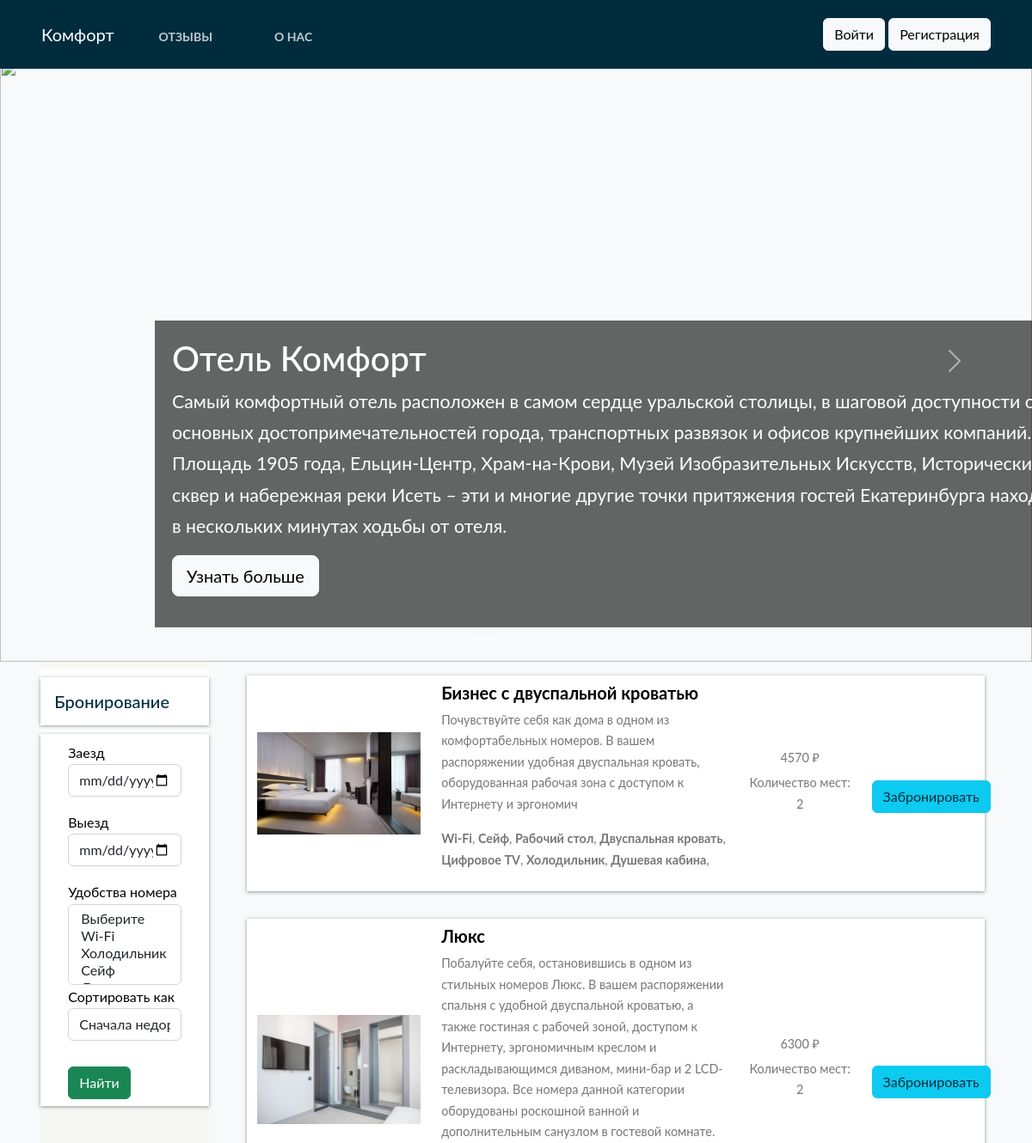
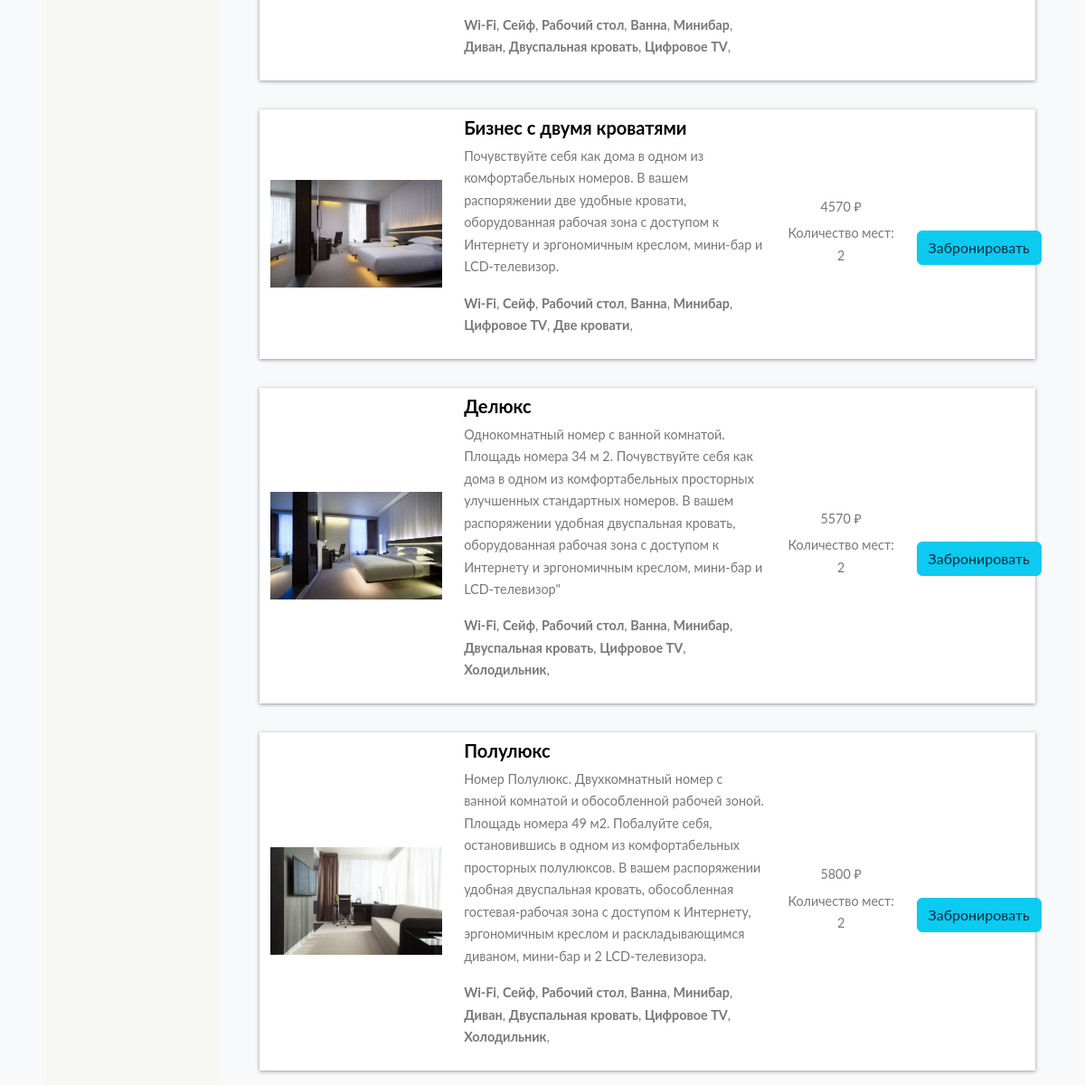
The page / on the database its author committed (2 pictures, top to bottom).
### home/models.py (models this page shows, shortened)
class BaseModel(models.Model):
    uid = models.UUIDField(default=uuid.uuid4   , editable=False , primary_key=True)
    created_at = models.DateField(auto_now_add=True)
    updated_at = models.DateField(auto_now_add=True)
    class Meta:
        abstract = True

class Hotel(BaseModel):
    hotel_name = models.CharField(max_length=100)
    hotel_price = models.IntegerField()
    description = models.TextField(max_length=500)
    amenities = models.ManyToManyField(Amenities)
    room_count = models.IntegerField(default=1)
    people_capacity = models.IntegerField(default=0)

class HotelImages(BaseModel):
    hotel= models.ForeignKey(Hotel ,related_name="images", on_delete=models.CASCADE)
    images = models.ImageField(upload_to="hotels")

class Amenities(BaseModel):
    amenity_name = models.CharField(max_length=100)

### home/views.py (the view)
# urls.py: path('', home, name='home'),
def home(request):
    amenities_objs = Amenities.objects.all()
    hotels_objs = Hotel.objects.all()
    sort_by = request.GET.get('sort_by')
    search = request.GET.get('search')
    amenities = request.GET.getlist('amenities')
    print(amenities)
    if sort_by:
        if sort_by == 'ASC':
            hotels_objs = hotels_objs.order_by('hotel_price')
        elif sort_by == 'DSC':
            hotels_objs = hotels_objs.order_by('-hotel_price')
    if search:
        hotels_objs = hotels_objs.filter(
            Q(hotel_name__icontains = search) |
            Q(description__icontains = search) )
    if len(amenities):
        hotels_objs = hotels_objs.filter(amenities__amenity_name__in = amenities).distinct()
    context = {'amenities_objs' : amenities_objs , 'hotels_objs' : hotels_objs , 'sort_by' : sort_by
    , 'search' : search , 'amenities' : amenities}
    return render(request , 'home.html' ,context)

### templates/home.html (shortened to what this page needs)
{% extends "base.html" %}
{%  block start %}
<div id="myCarousel" class="carousel slide" data-bs-ride="carousel" style="height: 700px; margin-top:70px">
    <div class="carousel-indicators">
      <button type="button" data-bs-target="#myCarousel" data-bs-slide-to="0" aria-label="Slide 1" class="active" aria-current="true"></button>
      <button type="button" data-bs-target="#myCarousel" data-bs-slide-to="1" aria-label="Slide 2" class=""></button>
      <button type="button" data-bs-target="#myCarousel" data-bs-slide-to="2" aria-label="Slide 3"></button>
    </div>
    <div class="carousel-inner">
      <div class="carousel-item active">
        <img class="bd-placeholder-img" width="100%" height="700px" src="http://i.share.pho.to/51c1b5fb_o.jpeg" aria-hidden="true" preserveAspectRatio="xMidYMid slice" focusable="false"><rect width="100%" height="100%" fill="#777"></rect></img>
        <div class="container">
          <div class="carousel-caption text-start">
              <div style="background: rgba(0, 0, 0, .6); padding: 20px;width:1100px">
            <h1 style="">Отель Комфорт</h1>
            <p style="font-size:16pt">Самый комфортный отель расположен в самом сердце уральской столицы, в шаговой доступности
                от основных достопримечательностей города, транспортных развязок и офисов крупнейших компаний.
                Площадь 1905 года, Ельцин-Центр, Храм-на-Крови, Музей Изобразительных Искусств, Исторический сквер и
                набережная реки Исеть – эти и многие другие точки притяжения гостей Екатеринбурга находятся в нескольких минутах
                ходьбы от отеля.</p>
            <p style=""><a class="btn btn-lg btn-light" href="{% url 'aboutpage' %}">Узнать больше</a></p>
            </div>
          </div>
        </div>
      </div>
    </div>
    <button class="carousel-control-prev" type="button" data-bs-target="#myCarousel" data-bs-slide="prev">
      <span class="carousel-control-prev-icon" aria-hidden="true"></span>
    </button>
    <button class="carousel-control-next" type="button" data-bs-target="#myCarousel" data-bs-slide="next">
      <span class="carousel-control-next-icon" aria-hidden="true"></span>
    </button>
  </div>
<div class="container-fluid" style="display: flex;">
    <section class="search-container col-2" style="background:#f7f8f3; margin-left:3%;">
        <div class="container">
            <div class="row">
                    <div class="col-lg-12">
                    <div class="row mt-2 justify-content-between">
                        <div class="filter-card">
                            <h5 style="color:#002c3e">Бронирование</h5>
                            <form action="#">
                                <div class="row form-group">
                                    <div class="col-md-12">
                                        <label for="mintopay">Заезд</label>
                                        <p>
                                            <input type="date" name="checkin" id="checkin" class="form-control">
                                        </p>
                                    </div>
                                    <div class="col-md-12">
                                        <label for="maxtopay">Выезд</label>
                                        <p>
                                            <input type="date" name="checkout" id="checkout" class="form-control">
                                        </p>
                                    </div>
                                </div>
                        <div class="">
                            <div class="form-inline">
                               <label class="" for="exampleFormControlSelect1">Удобства номера</label>
                                <select name="amenities" class="form-control" multiple>
                                <option value="">Выберите</option>
                                {% for amenities_obj in amenities_objs %}
                                <option {% if amenities_obj.amenity_name in amenities  %} selected {%endif%}value="{{amenities_obj.amenity_name}}">{{amenities_obj.amenity_name}}</option>
                                    {% endfor %}
                            </select>
                            </div>
                        </div>
                        <div class="form-inline">
                            <label class="" for="exampleFormControlSelect1">Сортировать как</label>
                            <select class="form-control" name="sort_by" id="exampleFormControlSelect1">
                                <option {% if sort_by == 'ASC' %} selected {%endif %} value="ASC">Сначала недорогие</option>
                            </select>
                        </div>
                            <div class="">
                                <button style="margin-top:30px" type="submit" class="btn btn-success">Найти</button>
                            </div>
                        </form>
                    </div>
                 </div>
            </div>
         </div>
        </div>
    </section>
    <div class="container-fluid col-9" style="display: flex;flex-wrap: wrap;">
         {% for hotels_obj in hotels_objs %}
        <div class="row search-card-result" style="align-items: center">
            <div class="col-md-3">
                    <a href="/hotel-detail/{{hotels_obj.uid}}">
                        <img class="img-fluid" src="/media/{{hotels_obj.images.first.images}}" alt="Card image cap">
                    </a></div>
                    <div class="col-md-5">
                        <h5><a style="text-decoration:none; color: black" href="/hotel-detail/{{hotels_obj.uid}}">{{hotels_obj.hotel_name}}</a></h5>
                        <p>
                            {{hotels_obj.description}}
                        </p>
                        <p>
                            {%for amenitie in hotels_obj.amenities.all %}
                            <b>{{amenitie.amenity_name}}</b>,
                            {% endfor %}
                        </p>
                    </div>
                    <div class="col-md-2 border-left text-center more-offers">
                        <p>{{hotels_obj.hotel_price}} ₽</p>
                        <p>Количество мест: {{hotels_obj.people_capacity}}</p>
                    </div>
                    <div style="margin-top:30px" class="col-md-1 border-left text-center more-offers">
                        <a  href="/hotel-detail/{{hotels_obj.uid}}">
                            <button style="color:#002c3e" class="btn btn-info">Забронировать</button>
                        </a>
                    </div>
            </div>
        {% endfor %}
        </div>
</div>
{% endblock %}

### templates/base.html (style rules this page uses)
body { font-family: "Lato", Arial, sans-serif; font-weight: 400; font-size: 16px; line-height: 1.7; background: #fff; color: #777; height: 100%; overflow: auto; }
.search-card-result { box-shadow: 0px 1px 4px rgba(41, 51, 57, 0.5); margin: 1rem 0; padding: 0.5rem 0; background-color: #fff; }
.search-card-result h5 { font-style: 1.1rem; font-weight: 700; }
.search-card-result p { font-size: 0.9rem; }
.search-card-result .more-offers p { margin-bottom: 0.3rem; }
.filter-card { padding: 0; background: #fff; color: black; }
.filter-card h5 { margin: 10px 0; padding: 1rem; box-shadow: 0px 1px 4px rgba(41, 51, 57, 0.5); color: #000; }
.filter-card form { box-shadow: 0px 1px 4px rgba(41, 51, 57, 0.5); padding: 0.5rem 2rem; }

### rows shown on the page
Hotel: images.first.images (picture), hotel_name "Бизнес с двуспальной кроватью", description "Почувствуйте себя как дома в одном из комфортабельных номеров. В вашем распоряжении удобная двуспальная кровать, оборудованная рабочая зона с доступом к Интернету и эргономич", hotel_price "4570", people_capacity "2"
Amenities: amenity_name "Wi-Fi"
Amenities: amenity_name "Сейф"
Amenities: amenity_name "Рабочий стол"
Amenities: amenity_name "Двуспальная кровать"
Amenities: amenity_name "Цифровое TV"
Amenities: amenity_name "Холодильник"
Amenities: amenity_name "Душевая кабина"
Hotel: images.first.images (picture), hotel_name "Люкс", description "Побалуйте себя, остановившись в одном из стильных номеров Люкс. В вашем распоряжении спальня с удобной двуспальной кроватью, а также гостиная с рабочей зоной, доступом к Интернету, эргономичным креслом и раскладывающимся диваном, мини-бар и 2 LCD-телевизора. Все номера данной категории оборудованы роскошной ванной и дополнительным санузлом в гостевой комнате.", hotel_price "6300", people_capacity "2"
Amenities: amenity_name "Ванна"
Amenities: amenity_name "Минибар"
Amenities: amenity_name "Диван"
Hotel: images.first.images (picture), hotel_name "Бизнес с двумя кроватями", description "Почувствуйте себя как дома в одном из комфортабельных номеров. В вашем распоряжении две удобные кровати, оборудованная рабочая зона с доступом к Интернету и эргономичным креслом, мини-бар и LCD-телевизор.", hotel_price "4570", people_capacity "2"
Amenities: amenity_name "Две кровати"
Hotel: images.first.images (picture), hotel_name "Делюкс", description "Однокомнатный номер с ванной комнатой. Площадь номера 34 м 2. Почувствуйте себя как дома в одном из комфортабельных просторных улучшенных стандартных номеров. В вашем распоряжении удобная двуспальная кровать, оборудованная рабочая зона с доступом к Интернету и эргономичным креслом, мини-бар и LCD-телевизор\"", hotel_price "5570", people_capacity "2"
Hotel: images.first.images (picture), hotel_name "Полулюкс", description "Номер Полулюкс. Двухкомнатный номер с ванной комнатой и обособленной рабочей зоной. Площадь номера 49 м2. Побалуйте себя, остановившись в одном из комфортабельных просторных полулюксов. В вашем распоряжении удобная двуспальная кровать, обособленная гостевая-рабочая зона с доступом к Интернету, эргономичным креслом и раскладывающимся диваном, мини-бар и 2 LCD-телевизора.", hotel_price "5800", people_capacity "2"
